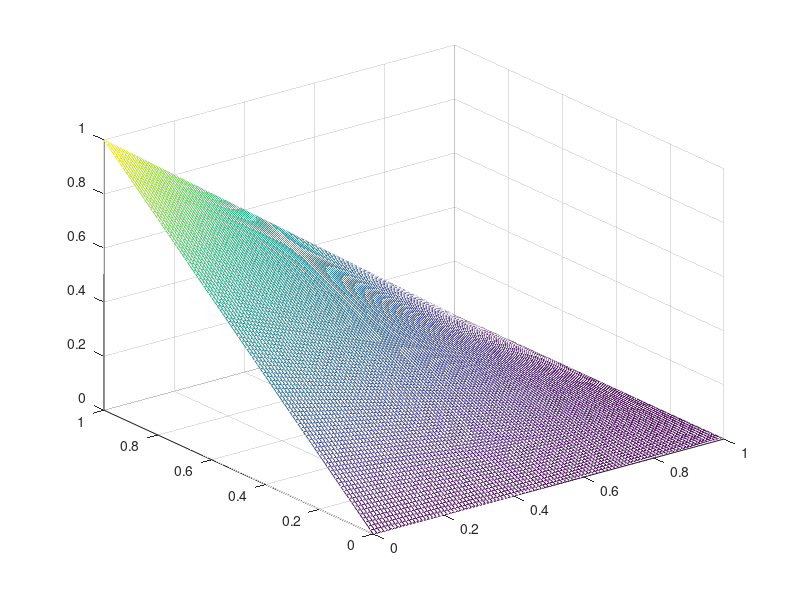

Recreate this plot in MATLAB.
alpha = 0:0.01:1;
beta = 0:0.01:1;

[A,B] = meshgrid(alpha, beta);

N1 = (1-A).*(1-B);
N2 = (1-B).*A;
N3 = A.*B;
N4 = (1-A).*B;

mesh(A,B,N1);
mesh(A,B,N2);
mesh(A,B,N3);
mesh(A,B,N4);

c1 = [0 0 0];
c2 = [1 0 0];
c3 = [0 1 0];
c4 = [0 0 1];


a = 0.5+sqrt(2)/4
v = [a (sqrt(2)/4) 0] 
    norm(v)
    
    q = [1 0 0 0]';
    